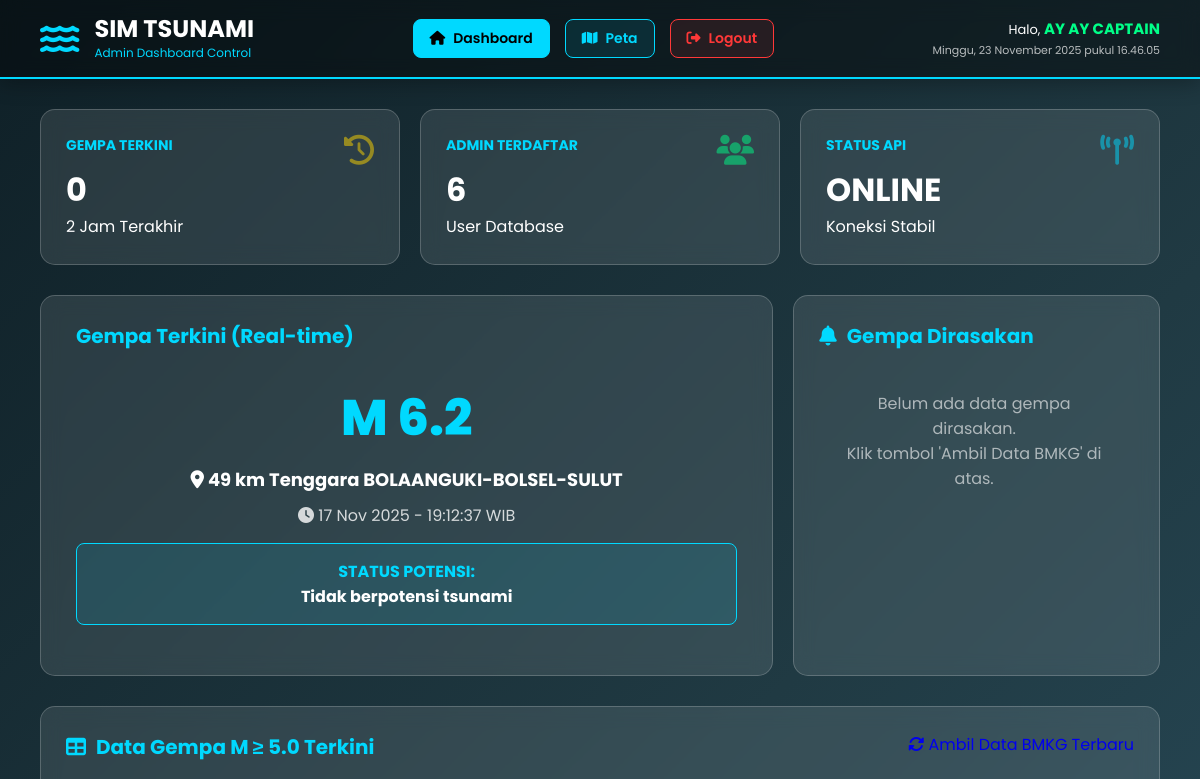
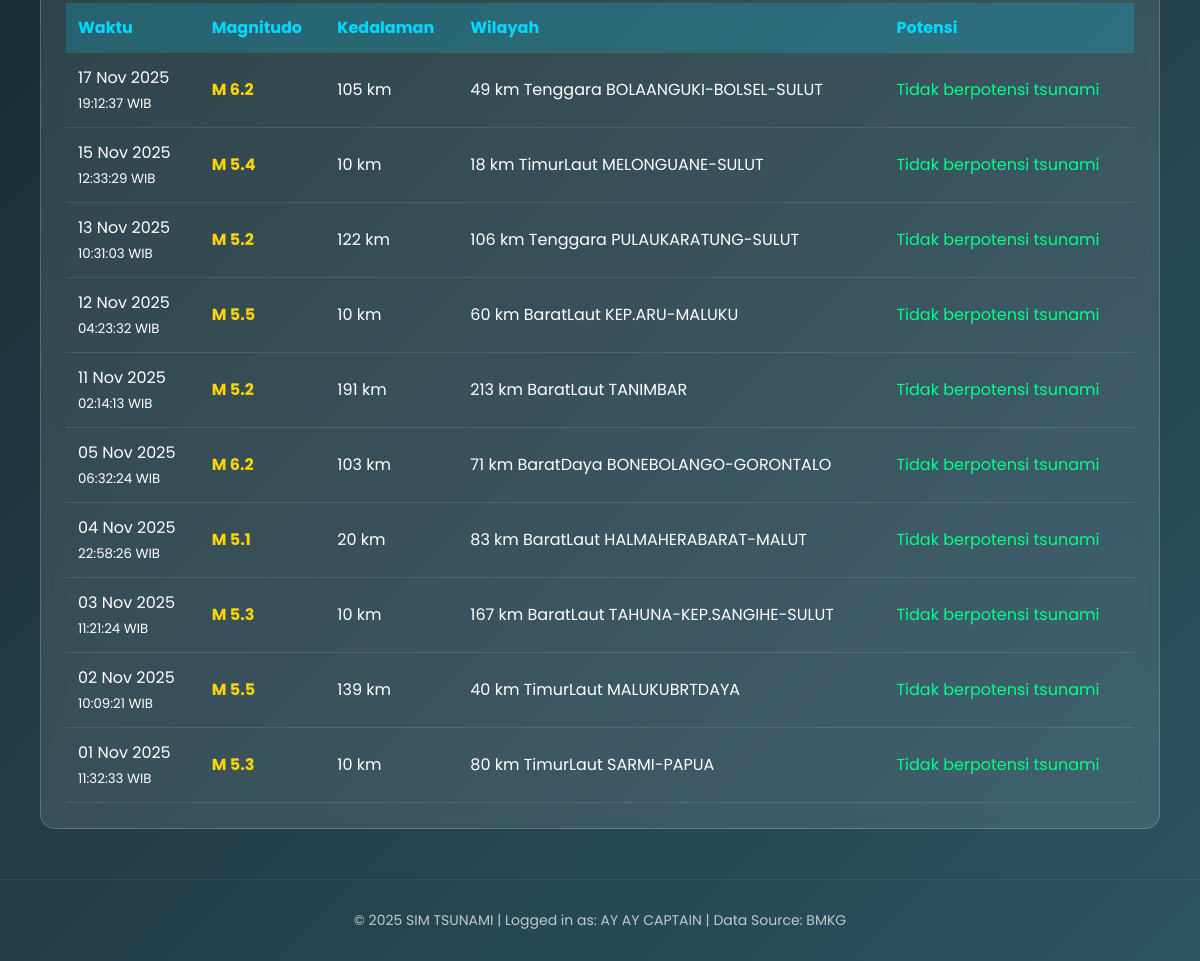
/homeadmin.php (signed in), run on an earlier commit of the app's database (2 pictures, top to bottom).
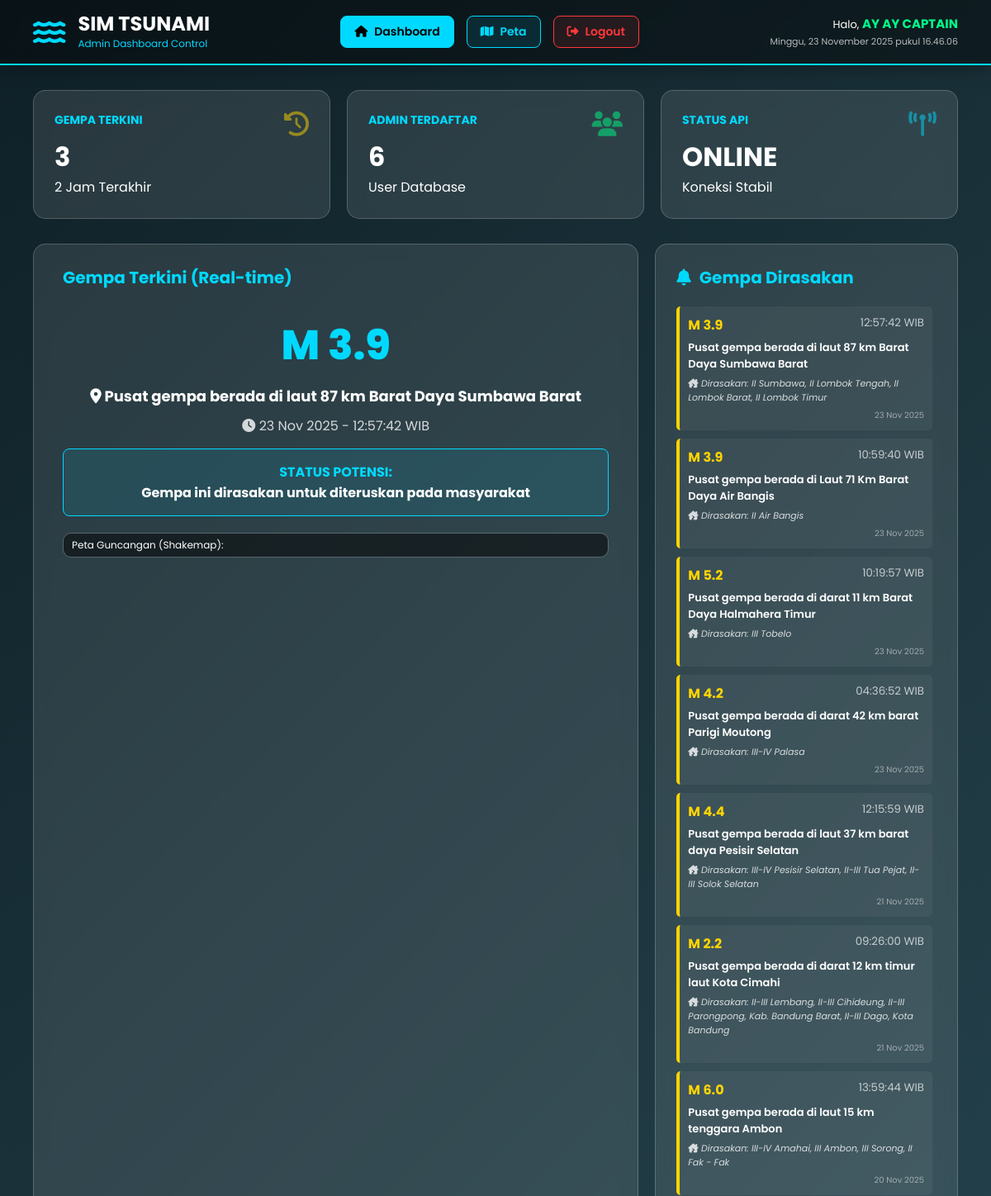
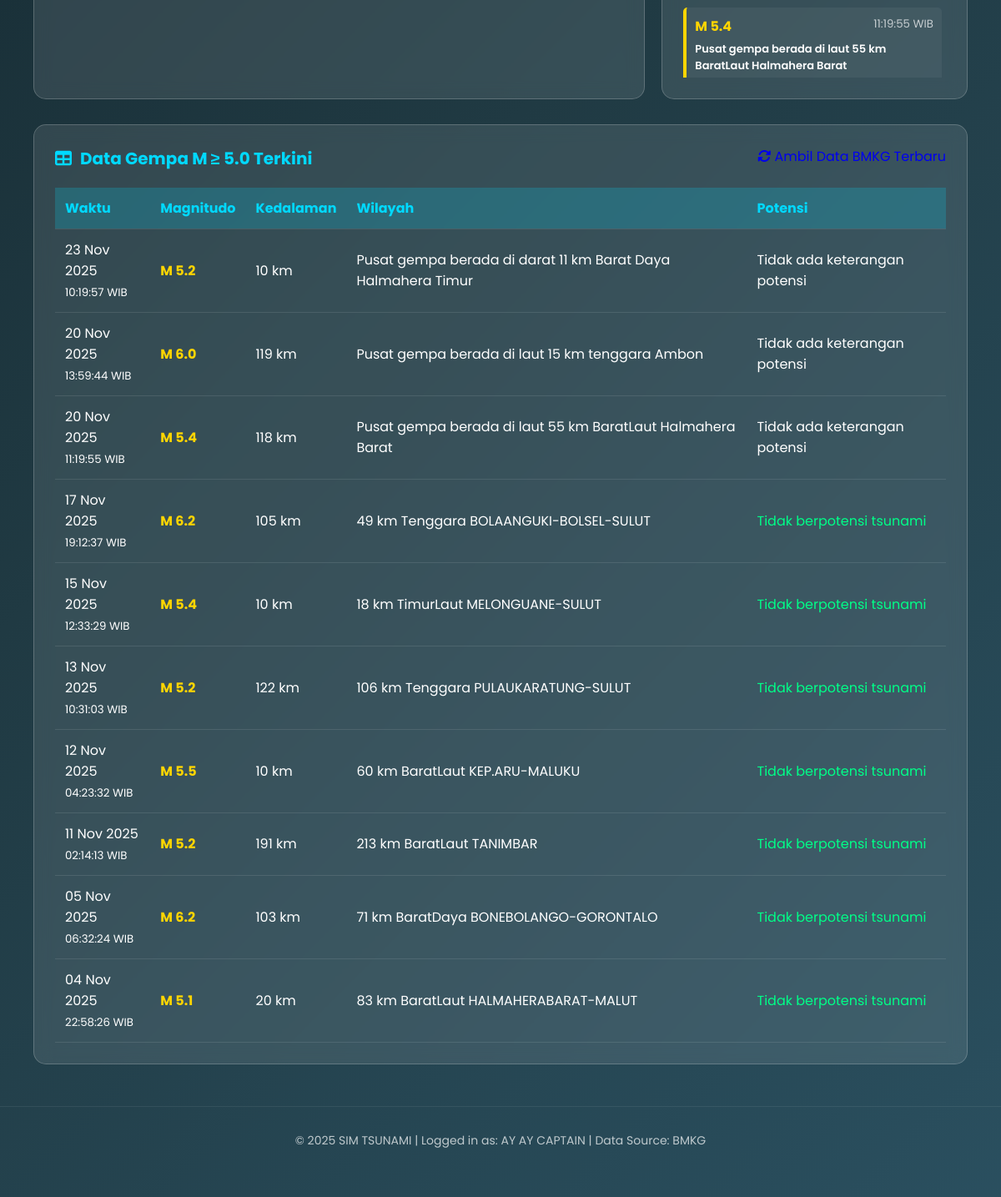
And on a later commit of the database (2 pictures, top to bottom).
### tables this page shows
CREATE TABLE `data_gempa` (
  `id` int NOT NULL,
  `tanggal_jam` datetime NOT NULL,
  `tanggal_text` varchar(50) DEFAULT NULL,
  `jam_text` varchar(50) DEFAULT NULL,
  `magnitude` varchar(10) DEFAULT NULL,
  `kedalaman` varchar(50) DEFAULT NULL,
  `wilayah` text,
  `lintang` varchar(50) DEFAULT NULL,
  `bujur` varchar(50) DEFAULT NULL,
  `potensi` text,
  `dirasakan` text,
  `shakemap` varchar(255) DEFAULT NULL,
  `created_at` timestamp NOT NULL DEFAULT CURRENT_TIMESTAMP
);

### homeadmin.php (the view, shortened to what the changed rows need)
<?php
include 'koneksi.php';
$query_stat = mysqli_query($conn, "SELECT COUNT(*) as total FROM data_gempa WHERE tanggal_jam >= DATE_SUB(NOW(), INTERVAL 2 HOUR)");
$data_stat  = mysqli_fetch_assoc($query_stat);
$jumlah_gempa_baru = isset($data_stat['total']) ? $data_stat['total'] : 0;
$nama_lengkap   = $_SESSION['nama_lengkap'];
?>
<!DOCTYPE html>
<html lang="id">
<head>
    <link href="https://cdnjs.cloudflare.com/ajax/libs/font-awesome/6.4.0/css/all.min.css" rel="stylesheet">
</head>
<body>
    <div class="header">
        <div class="header-content">
            <div class="logo">
                <div>
                    <h1>SIM TSUNAMI</h1>
                </div>
            </div>
            <div class="user-profile">
                <div style="margin-bottom: 2px;">Halo, <strong><?php echo htmlspecialchars($nama_lengkap); ?></strong></div>
                <div style="font-size: 11px; opacity: 0.7;" id="datetime"></div>
            </div>
        </div>
    </div>
    <div class="container">
        <div id="dashboard-page" class="page-section active">
            <div class="stats-grid">
                <div class="stat-card">
                    <i class="fas fa-history" style="color: #ffd500;"></i>
                    <h3>Gempa Terkini</h3>
                    <div class="value"><?php echo $jumlah_gempa_baru; ?></div>
                    <div class="change">2 Jam Terakhir</div>
                </div>
            </div>
            <div class="main-grid">
                <div class="panel">
                    <h2><i class="fas fa-earthquake"></i> Gempa Terkini (Real-time)</h2>
                    <?php
                    $q_latest = mysqli_query($conn, "SELECT * FROM data_gempa ORDER BY tanggal_jam DESC LIMIT 1");
                    $latest = mysqli_fetch_assoc($q_latest);
                    if ($latest) {
                        $potensi_text = $latest['potensi'];
                    ?>
                        <div id="latest-earthquake" style="text-align: center; padding: 10px;">
                            <h1 style="color: #00d9ff; font-size: 50px; margin: 0; font-weight:800;">
                                M <?php echo $latest['magnitude']; ?>
                            </h1>
                            <h3 style="margin: 10px 0; font-size:18px; color: #fff;">
                                <i class="fas fa-map-marker-alt"></i> <?php echo $latest['wilayah']; ?>
                            </h3>
                            <p style="opacity: 0.8; margin-bottom:15px;">
                                <i class="fas fa-clock"></i> <?php echo $latest['tanggal_text'] . ' - ' . $latest['jam_text']; ?>
                            </p>
                            <div style="margin-top: 15px; padding: 15px; background: rgba(0, 217, 255, 0.1); border: 1px solid #00d9ff; border-radius: 8px;">
                                <strong style="color: #00d9ff;">STATUS POTENSI:</strong><br>
                                <span style="font-size: 16px; font-weight:bold;">
                                    <?php echo $potensi_text; ?>
                                </span>
                            </div>
                            <?php if (!empty($latest['shakemap'])) { ?>
                                <div style="margin-top: 20px; border-radius: 10px; overflow: hidden; border:1px solid rgba(255,255,255,0.2);">
                                    <p style="text-align:left; padding:5px 10px; background:rgba(0,0,0,0.5); font-size:12px;">Peta Guncangan (Shakemap):</p>
                                </div>
                            <?php } ?>
                        </div>
                    <?php } ?>
                </div>
                <div class="panel">
                    <h2><i class="fas fa-bell"></i> Gempa Dirasakan</h2>
                    <div id="felt-earthquakes" style="max-height: 1170px; overflow-y: auto; padding-right:5px;">
                        <?php
                        $q_felt = mysqli_query($conn, "SELECT * FROM data_gempa
                                       WHERE dirasakan != '-'
                                       AND dirasakan IS NOT NULL
                                       ORDER BY tanggal_jam DESC LIMIT 10");
                        if (mysqli_num_rows($q_felt) > 0) {
                            while ($gf = mysqli_fetch_assoc($q_felt)) {
                                $mag = (float)$gf['magnitude'];
                                $alert_class = ($mag >= 5.0) ? 'danger' : 'warning';
                        ?>
                                <div class="alert-item <?php echo $alert_class; ?>" style="margin-bottom: 10px; border-left: 4px solid #ffd500; background: rgba(255,255,255,0.05); padding:10px; border-radius:5px;">
                                    <div style="display:flex; justify-content:space-between; margin-bottom:5px;">
                                        <strong style="color: #ffd500;">M <?php echo $gf['magnitude']; ?></strong>
                                        <small style="opacity:0.7;"><?php echo $gf['jam_text']; ?></small>
                                    </div>
                                    <div style="font-size: 13px; margin-bottom: 5px; font-weight:600;">
                                        <?php echo $gf['wilayah']; ?>
                                    </div>
                                    <div style="font-size: 11px; opacity: 0.8; font-style:italic;">
                                        <i class="fas fa-house-damage"></i> Dirasakan: <?php echo $gf['dirasakan']; ?>
                                    </div>
                                    <div style="font-size: 10px; opacity: 0.5; margin-top:5px; text-align:right;">
                                        <?php echo $gf['tanggal_text']; ?>
                                    </div>
                                </div>
                        <?php
                            }
                        } else {
                            echo "<p style='text-align:center; opacity:0.6; padding:20px;'>Belum ada data gempa dirasakan.<br>Klik tombol 'Ambil Data BMKG' di atas.</p>";
                        }
                        ?>
                    </div>
                </div>
            </div>
            <div class="panel">
                <h2><i class="fas fa-table"></i> Data Gempa M ≥ 5.0 Terkini</h2>
                <div class="data-table">
                    <table>
                        <thead>
                            <tr>
                                <th>Waktu</th>
                                <th>Magnitudo</th>
                                <th>Kedalaman</th>
                                <th>Wilayah</th>
                                <th>Potensi</th>
                            </tr>
                        </thead>
                        <tbody id="earthquake-data">
                            <?php
                            $query_gempa = mysqli_query($conn, "SELECT * FROM data_gempa WHERE magnitude >= 5.0 ORDER BY tanggal_jam DESC LIMIT 10");
                            if (mysqli_num_rows($query_gempa) > 0) {
                                while ($row = mysqli_fetch_assoc($query_gempa)) {
                                    $potensi_tabel = $row['potensi'];
                                    $warna_potensi = "#fff";
                                    if ($potensi_tabel == '-' || $potensi_tabel == '') {
                                        $potensi_tabel = "<span style='opacity:0.5; font-style:italic;'>Tidak ada info</span>";
                                    } elseif (stripos($potensi_tabel, 'tidak berpotensi') !== false) {
                                        $warna_potensi = "#00ff88";
                                    } elseif (stripos($potensi_tabel, 'potensi tsunami') !== false) {
                                        $warna_potensi = "#ff3838";
                                    }
                                    echo "<tr>";
                                    echo "<td>" . $row['tanggal_text'] . "<br><small>" . $row['jam_text'] . "</small></td>";
                                    echo "<td><strong style='color: #ffd500;'>M " . $row['magnitude'] . "</strong></td>";
                                    echo "<td>" . $row['kedalaman'] . "</td>";
                                    echo "<td>" . $row['wilayah'] . "</td>";
                                    echo "<td style='color: $warna_potensi;'>" . $potensi_tabel . "</td>";
                                    echo "</tr>";
                                }
                            } else {
                                echo "<tr><td colspan='5' style='text-align:center; padding:20px;'>Database kosong. Klik tombol sinkronisasi.</td></tr>";
                            }
                            ?>
                        </tbody>
                    </table>
                </div>
            </div>
        </div>
    </div>
</body>
</html>

What changed in the data, as far as the page shows it:
no longer on this page (row unchanged): data_gempa: tanggal_text "03 Nov 2025", jam_text "11:21:24 WIB", magnitude "5.3", kedalaman "10 km", wilayah "167 km BaratLaut TAHUNA-KEP.SANGIHE-SULUT", potensi "Tidak berpotensi tsunami", shown under "Data Gempa M ≥ 5.0 Terkini"
no longer on this page (row unchanged): data_gempa: tanggal_text "02 Nov 2025", jam_text "10:09:21 WIB", magnitude "5.5", kedalaman "139 km", wilayah "40 km TimurLaut MALUKUBRTDAYA", potensi "Tidak berpotensi tsunami", shown under "Data Gempa M ≥ 5.0 Terkini"
no longer on this page (row unchanged): data_gempa: tanggal_text "01 Nov 2025", jam_text "11:32:33 WIB", magnitude "5.3", kedalaman "10 km", wilayah "80 km TimurLaut SARMI-PAPUA", potensi "Tidak berpotensi tsunami", shown under "Data Gempa M ≥ 5.0 Terkini"
added data_gempa: magnitude "3.9", wilayah "Pusat gempa berada di laut 87 km Barat Daya Sumbawa Barat", tanggal_text "23 Nov 2025", jam_text "12:57:42 WIB", potensi "Gempa ini dirasakan untuk diteruskan pada masyarakat", dirasakan "II Sumbawa, II Lombok Tengah, II Lombok Barat, II Lombok Timur", shown under "Gempa Dirasakan"
added data_gempa: magnitude "3.9", jam_text "10:59:40 WIB", wilayah "Pusat gempa berada di Laut 71 Km Barat Daya Air Bangis", dirasakan "II Air Bangis", tanggal_text "23 Nov 2025", shown under "Gempa Dirasakan"
added data_gempa: magnitude "5.2", jam_text "10:19:57 WIB", wilayah "Pusat gempa berada di darat 11 km Barat Daya Halmahera Timur", dirasakan "III Tobelo", tanggal_text "23 Nov 2025", kedalaman "10 km", potensi "Tidak ada keterangan potensi"
added data_gempa: magnitude "4.2", jam_text "04:36:52 WIB", wilayah "Pusat gempa berada di darat 42 km barat Parigi Moutong", dirasakan "III-IV Palasa", tanggal_text "23 Nov 2025", shown under "Gempa Dirasakan"
added data_gempa: magnitude "4.4", jam_text "12:15:59 WIB", wilayah "Pusat gempa berada di laut 37 km barat daya Pesisir Selatan", dirasakan "III-IV Pesisir Selatan, II-III Tua Pejat, II-III Solok Selatan", tanggal_text "21 Nov 2025", shown under "Gempa Dirasakan"
added data_gempa: magnitude "2.2", jam_text "09:26:00 WIB", wilayah "Pusat gempa berada di darat 12 km timur laut Kota Cimahi", dirasakan "II-III Lembang, II-III Cihideung, II-III Parongpong, Kab. Bandung Barat, II-III Dago, Kota Bandung", tanggal_text "21 Nov 2025", shown under "Gempa Dirasakan"
added data_gempa: magnitude "6.0", jam_text "13:59:44 WIB", wilayah "Pusat gempa berada di laut 15 km tenggara Ambon", dirasakan "III-IV Amahai, III Ambon, III Sorong, II Fak - Fak", tanggal_text "20 Nov 2025", kedalaman "119 km", potensi "Tidak ada keterangan potensi"
added data_gempa: magnitude "5.4", jam_text "11:19:55 WIB", wilayah "Pusat gempa berada di laut 55 km BaratLaut Halmahera Barat", tanggal_text "20 Nov 2025", kedalaman "118 km", potensi "Tidak ada keterangan potensi"
Also different on the page:
text written by a page script: "Minggu, 23 November 2025 pukul 16.46.05" → "Minggu, 23 November 2025 pukul 16.46.06"
$jumlah_gempa_baru: "0" → "3"
$latest['magnitude']: "6.2" → "3.9"
$latest['wilayah']: "49 km Tenggara BOLAANGUKI-BOLSEL-SULUT" → "Pusat gempa berada di laut 87 km Barat Daya Sumbawa Barat"
$latest['tanggal_text']: "17 Nov 2025" → "23 Nov 2025"
$latest['jam_text']: "19:12:37 WIB" → "12:57:42 WIB"
$potensi_text: "Tidak berpotensi tsunami" → "Gempa ini dirasakan untuk diteruskan pada masyarakat"
text no longer shown: "Belum ada data gempa dirasakan. Klik tombol 'Ambil Data BMKG' di atas."
text now shown: "Peta Guncangan (Shakemap):"
